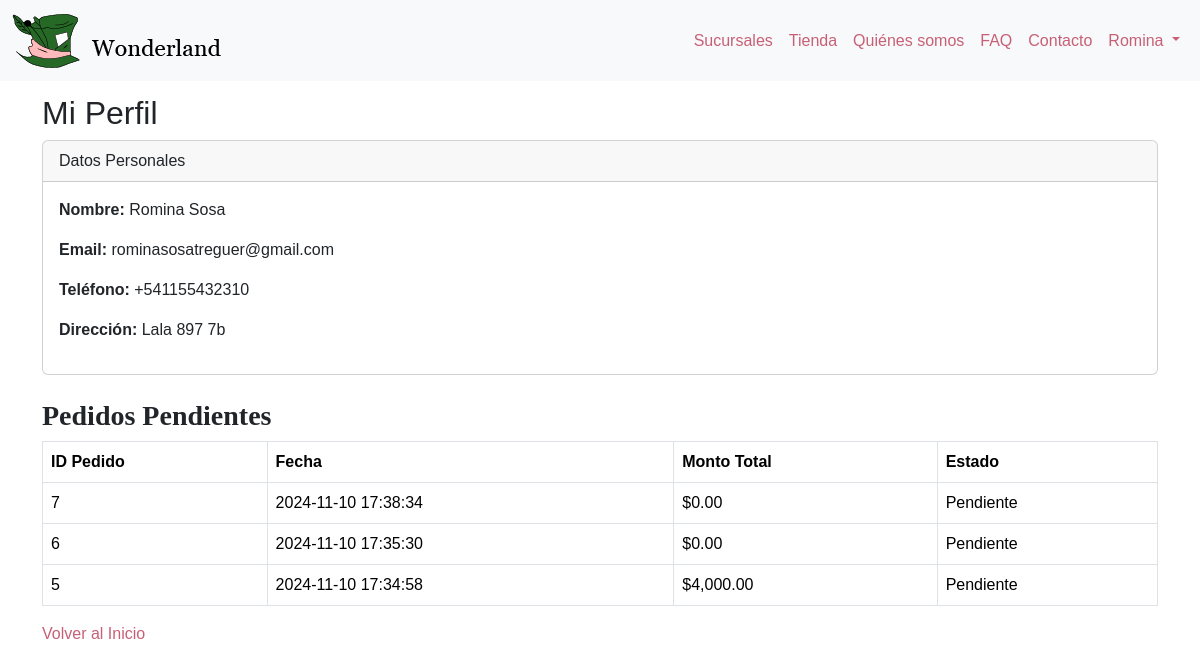
The page /perfil.php (signed in) on the database its author committed.
### tables this page shows
CREATE TABLE IF NOT EXISTS `cliente` (
  `id_cliente` int(11) NOT NULL AUTO_INCREMENT,
  `nombre` varchar(50) NOT NULL,
  `apellido` varchar(50) NOT NULL,
  `email` varchar(50) NOT NULL,
  `password` varchar(255) NOT NULL,
  `telefono` varchar(50) NOT NULL,
  `direccion` varchar(50) NOT NULL,
  `fecha_alta` timestamp NULL DEFAULT NULL,
  PRIMARY KEY (`id_cliente`) USING BTREE,
  UNIQUE KEY `email` (`email`)
);

CREATE TABLE IF NOT EXISTS `pedido` (
  `id_pedido` int(11) NOT NULL AUTO_INCREMENT,
  `id_cliente` int(11) DEFAULT NULL,
  `fecha_pedido` datetime DEFAULT current_timestamp(),
  `monto_total` decimal(10,2) NOT NULL,
  `estado` enum('pendiente','completado') DEFAULT 'pendiente',
  `metodo_pago` enum('efectivo') DEFAULT 'efectivo',
  `delivery` int(11) DEFAULT NULL,
  `direccion_envio` text DEFAULT NULL,
  `contacto` text DEFAULT NULL,
  PRIMARY KEY (`id_pedido`),
  KEY `id_cliente` (`id_cliente`)
);

### perfil.php (the view, shortened to what this page needs)
<?php
$host = 'localhost';
$database = 'tienda_online';
$user = 'root';
$password = '';
$conn = new mysqli($host, $user, $password, $database);
$id_cliente = $_SESSION['id_cliente'];
$sql_cliente = "SELECT nombre, apellido, email, telefono, direccion FROM cliente WHERE id_cliente = ?";
$stmt_cliente = $conn->prepare($sql_cliente);
$stmt_cliente->bind_param("i", $id_cliente);
$stmt_cliente->execute();
$result_cliente = $stmt_cliente->get_result();
$cliente = $result_cliente->fetch_assoc();
$sql_pedidos = "SELECT id_pedido, fecha_pedido, monto_total, estado FROM pedido WHERE id_cliente = ? AND estado = 'pendiente' ORDER BY fecha_pedido DESC";
$stmt_pedidos = $conn->prepare($sql_pedidos);
$stmt_pedidos->bind_param("i", $id_cliente);
$stmt_pedidos->execute();
$result_pedidos = $stmt_pedidos->get_result();
?>
<!DOCTYPE html>
<html lang="es">
<head>
    <link rel="stylesheet" href="/public/css/style.css">
    <link href="/public/bootstrap/css/bootstrap.css" rel="stylesheet">
</head>
<body>
    <?php include 'includes/navbar.php';?>
    <div class="container mt-4">
        <h2>Mi Perfil</h2>
        <div class="card mb-4">
            <div class="card-header">Datos Personales</div>
            <div class="card-body">
                <p><strong>Nombre:</strong>
                    <?php echo htmlspecialchars($cliente['nombre'] . ' ' . $cliente['apellido']); ?></p>
                <p><strong>Email:</strong> <?php echo htmlspecialchars($cliente['email']); ?></p>
                <p><strong>Teléfono:</strong> <?php echo htmlspecialchars($cliente['telefono']); ?></p>
                <p><strong>Dirección:</strong> <?php echo htmlspecialchars($cliente['direccion']); ?></p>
            </div>
        </div>
        <h3>Pedidos Pendientes</h3>
        <?php if ($result_pedidos->num_rows > 0): ?>
        <table class="table table-bordered">
            <thead>
                <tr>
                    <th>ID Pedido</th>
                    <th>Fecha</th>
                    <th>Monto Total</th>
                    <th>Estado</th>
                </tr>
            </thead>
            <tbody>
                <?php while ($pedido = $result_pedidos->fetch_assoc()): ?>
                <tr>
                    <td><?php echo $pedido['id_pedido']; ?></td>
                    <td><?php echo $pedido['fecha_pedido']; ?></td>
                    <td>$<?php echo number_format($pedido['monto_total'], 2); ?></td>
                    <td><?php echo ucfirst($pedido['estado']); ?></td>
                </tr>
                <?php endwhile;?>
            </tbody>
        </table>
        <?php else: ?>
        <div class="alert alert-info">No tienes pedidos pendientes.</div>
        <?php endif;?>
        <a href="index.php" class="mt-3">Volver al Inicio</a>
    </div>
</body>
</html>

### public/css/style.css (style rules this page uses)
body { font-family: Arial, Helvetica, sans-serif !important; padding-top: 70px; }
h3 { font-family: Georgia, 'Times New Roman', Times, serif !important; font-weight: 800 !important; }
a { color: #C76076 !important; text-decoration: none !important; }

### rows shown on the page
cliente: nombre+apellido "Romina Sosa", email "rominasosatreguer@gmail.com", telefono "+541155432310", direccion "Lala 897 7b"
pedido: id_pedido "7", fecha_pedido "2024-11-10 17:38:34", monto_total "0.00", estado "Pendiente"
pedido: id_pedido "6", fecha_pedido "2024-11-10 17:35:30", monto_total "0.00", estado "Pendiente"
pedido: id_pedido "5", fecha_pedido "2024-11-10 17:34:58", monto_total "4,000.00", estado "Pendiente"

### other values the page prints
$nombre_usuario "Romina"
